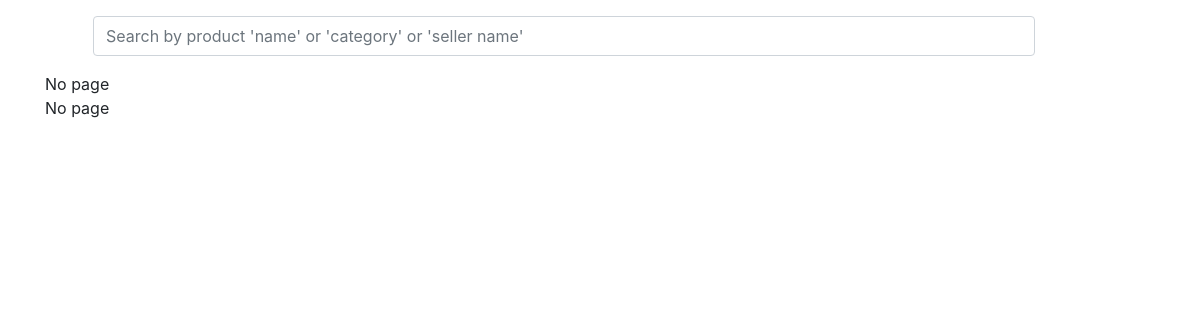
Before: /more/Vegetables (signed in) with the older database file.
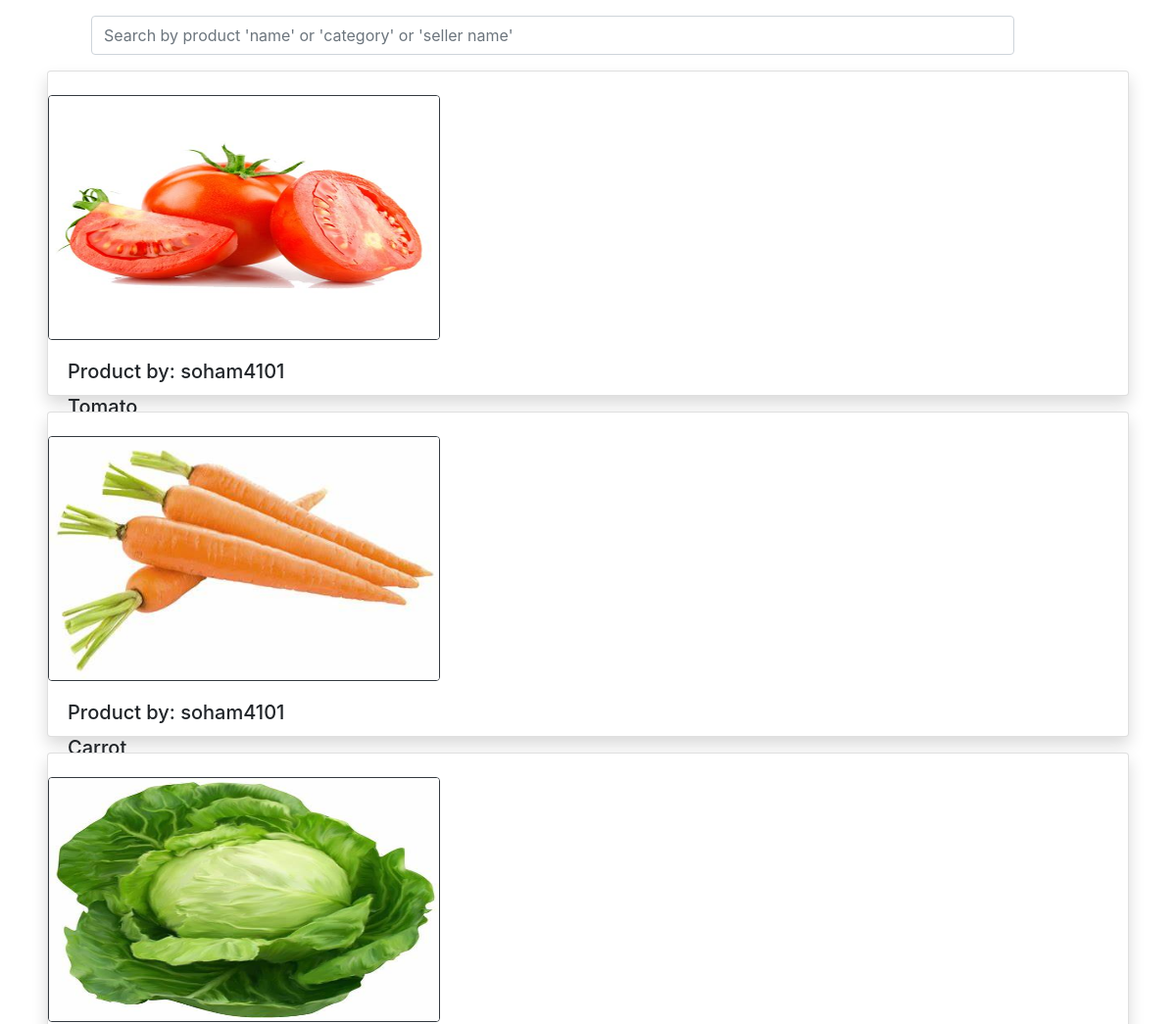
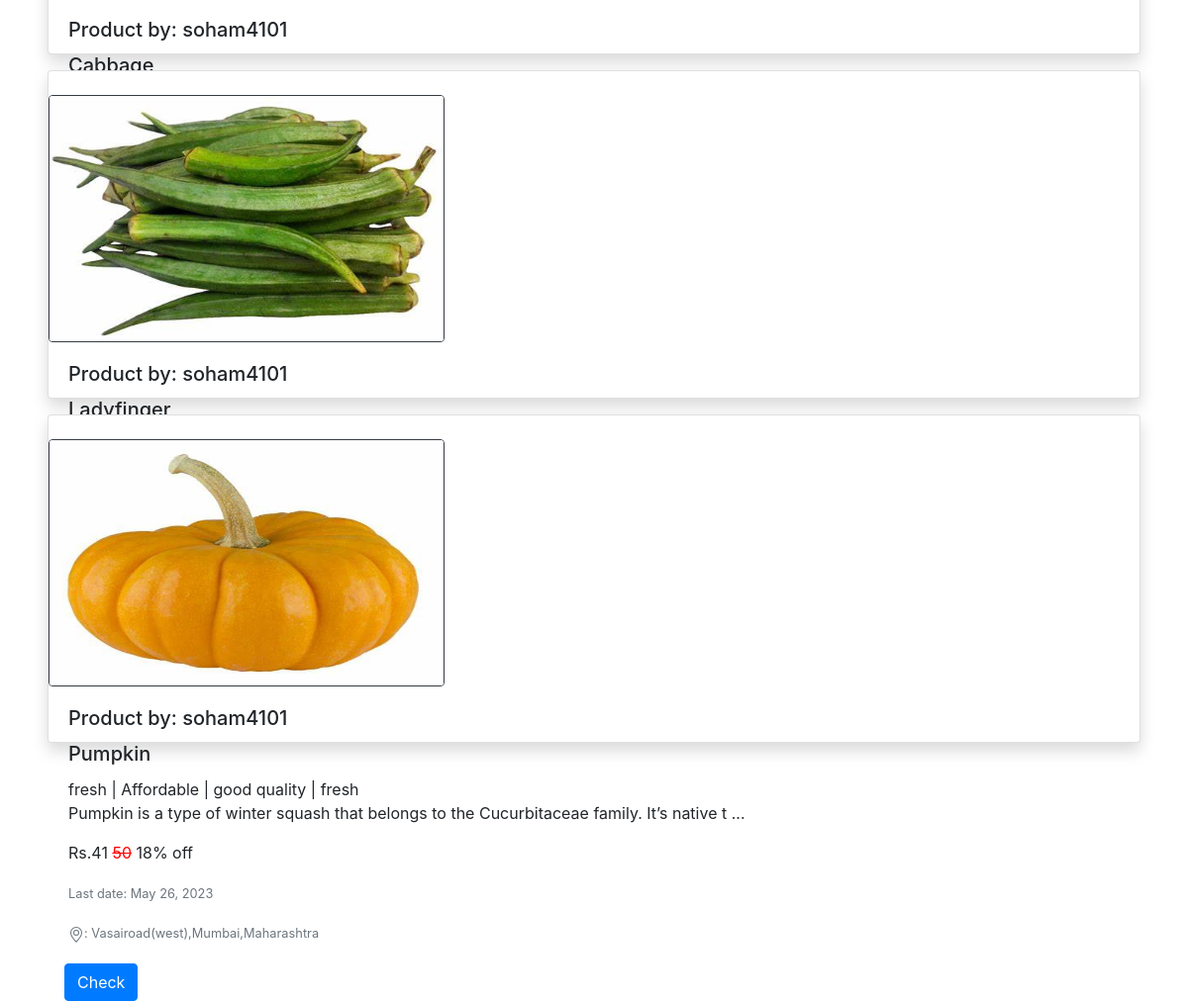
After: the same page with the newer database file (2 pictures, top to bottom).
### todoapp/models.py (models this page shows, shortened)
class Item(models.Model):
    seller = models.TextField()
    category = models.TextField(
		choices = ITEMS_CHOICES )
    itemname = models.TextField()
    discription = models.TextField()
    key_features1 = models.TextField()
    key_features2 = models.TextField()
    key_features3 = models.TextField()
    key_features4 = models.TextField()
    old_itemprice = models.IntegerField()
    new_itemprice = models.IntegerField()
    percentage = models.IntegerField()
    lastdate = models.DateField()
    state = models.TextField()
    city = models.TextField()
    area = models.TextField()
    address = models.TextField()
    images = models.ImageField(upload_to='images')

### todoapp/views.py (the view)
# urls.py: path('more/<str:obj1>', views.more, name="more"),
def more(request, obj1):
    context = {'nopage': False}
    so = Item.objects.all()
    ab = Item.objects.filter(category = obj1)
    cd = Item.objects.filter(category = obj1, state = "Maharashtra", city = "Mumbai", area = "Vasairoad(west)")
    if (len(ab) or len(cd)) == 0:
        context = {'obj': obj1, 'ab': ab, 'cd': cd, 'so': so, 'username': request.session.get('username'), 'nopage': True}
        return render(request, 'more.html', context)
    else:
        context = {'obj': obj1, 'ab': ab, 'cd': cd, 'so': so, 'username': request.session.get('username')}
        return render(request, 'more.html', context)
    context = {'obj': obj1, 'ab': ab, 'cd': cd, 'so': so, 'username': request.session.get('username')}
    return render(request, 'more.html', context)

### template/more.html (shortened to what this page needs)
<!DOCTYPE html>
{%load static %}
<html lang="en">
<head>
    <link rel="stylesheet" href="https://cdn.jsdelivr.net/npm/bootstrap@4.3.1/dist/css/bootstrap.min.css">
    <link rel='stylesheet' href='https://cdn.jsdelivr.net/npm/bootstrap-icons@1.7.2/font/bootstrap-icons.css'>
</head>
<body>
<div class="container my-3 sticky-top ">
  <form class="form-inline my-2 my-lg-0" method="get" style="width: 1100px; height: 40px;" action="/search">
    <input class="form-control mr-sm-2 ml-5" type="search" id="search" name="search" list="datalistOptions" style="width: 942px; height: 40px;" placeholder="Search by product 'name' or 'category' or 'seller name'" aria-label="Search">
  </form>
</div>
    <table class="table table-striped table-hover ">
      <tbody>
      {% if username %}
      {% for obj in cd %}
        <div class="shadow card mb-3 mx-5 bg-body rounded" >
          <div class="row no-gutters" style="height: 330px;">
          {% if obj.images %}
              <img src="{{obj.images.url}}" class="rounded border border-dark mt-4"  alt="..." style="width: 400px; height: 250px;"  >
              {% else %}
              <img src="{% static 'D:\VoLo\VoLo\media\images\Screenshot_20.png' %}" class="card-img-top" alt="..." height="" width="">
            {% endif %}
          <div class="col-md-8">
            <div class="card-body">
              <h5 class="card-title">Product by: {{obj.seller}}</h5>
              <h5 class="card-title">{{obj.itemname}}</h5>
                {{obj.key_features1}} | {{obj.key_features2}} | {{obj.key_features3}} | {{obj.key_features4}}
              <p class="card-text">
                {{ obj.discription|slice:":90" }} {% if obj.discription|length > 90 %}...{% endif %}
              </p>
              <p >Rs.{{obj.new_itemprice}}
            <del style="color: red;">{{obj.old_itemprice}}</del>  {{obj.percentage}}% off</p>
            <p class="card-text"><small class="text-muted">Last date: {{obj.lastdate}}</small></p>
            <p class="card-text"><small class="text-muted">: {{obj.address}}</small></p>
          </div>
          {% if username %}
          <a class="btn btn-primary ml-3 " href="/select/{{obj.itemname}}/{{obj.old_itemprice}}/{{obj.new_itemprice}}/{{obj.lastdate}}/{{obj.discription}}" >Check</a>
          {% else %}
          <a class="btn btn-primary ml-3 " href="/login" >Check</a>
          {% endif %}
        </div>
      </div>
    </div>
    {% endfor %}
    {% if nopage %}
    <div class="container position-center">
      No page
    </div>
    {% endif %}
      {% endif %}
     {% if nopage %}
     <div class="container position-center">
       No page
     </div>
     {% endif %}
    </tbody>
  </body>
  </html>

Changed rows visible on the page:
added Item: images (picture), seller "soham4101", itemname "Tomato"
added Item: images (picture), seller "soham4101", itemname "Carrot"
added Item: images (picture), seller "soham4101", itemname "Cabbage"
added Item: images (picture), seller "soham4101", itemname "Ladyfinger"
added Item: images (picture), seller "soham4101", itemname "Pumpkin", key_features1 "fresh", key_features2 "Affordable", key_features3 "good quality", key_features4 "fresh", discription "Pumpkin is a type of winter squash that belongs to the Cucurbitaceae family. It’s native t", new_itemprice "41", old_itemprice "50", percentage "18", lastdate "May 26, 2023", address "Vasairoad(west),Mumbai,Maharashtra"
Other visible differences:
text no longer shown: "No page No page"
